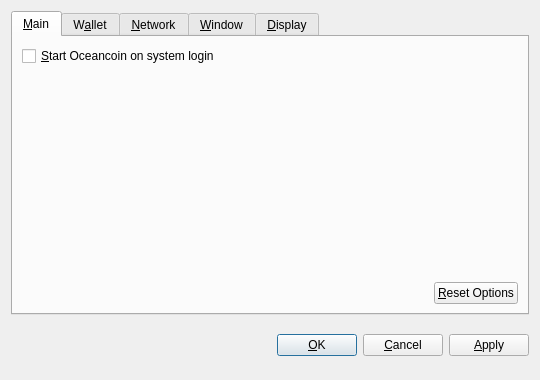
<?xml version="1.0" encoding="UTF-8"?>
<ui version="4.0">
 <class>OptionsDialog</class>
 <widget class="QDialog" name="OptionsDialog">
  <property name="geometry">
   <rect>
    <x>0</x>
    <y>0</y>
    <width>540</width>
    <height>380</height>
   </rect>
  </property>
  <property name="windowTitle">
   <string>Options</string>
  </property>
  <property name="modal">
   <bool>true</bool>
  </property>
  <layout class="QVBoxLayout" name="verticalLayout">
   <item>
    <widget class="QTabWidget" name="tabWidget">
     <property name="tabPosition">
      <enum>QTabWidget::North</enum>
     </property>
     <property name="currentIndex">
      <number>0</number>
     </property>
     <widget class="QWidget" name="tabMain">
      <attribute name="title">
       <string>&amp;Main</string>
      </attribute>
      <layout class="QVBoxLayout" name="verticalLayout_Main">
       <item>
        <widget class="QCheckBox" name="bitcoinAtStartup">
         <property name="toolTip">
          <string>Automatically start Oceancoin after logging in to the system.</string>
         </property>
         <property name="text">
          <string>&amp;Start Oceancoin on system login</string>
         </property>
        </widget>
       </item>
       <item>
        <spacer name="verticalSpacer_Main">
         <property name="orientation">
          <enum>Qt::Vertical</enum>
         </property>
         <property name="sizeHint" stdset="0">
          <size>
           <width>20</width>
           <height>40</height>
          </size>
         </property>
        </spacer>
       </item>
       <item>
        <layout class="QHBoxLayout" name="horizontalLayout_2_Main">
         <item>
          <spacer name="horizontalSpacer_2_Main">
           <property name="orientation">
            <enum>Qt::Horizontal</enum>
           </property>
           <property name="sizeHint" stdset="0">
            <size>
             <width>40</width>
             <height>20</height>
            </size>
           </property>
          </spacer>
         </item>
         <item>
          <widget class="QPushButton" name="resetButton">
           <property name="toolTip">
            <string>Reset all client options to default.</string>
           </property>
           <property name="text">
            <string>&amp;Reset Options</string>
           </property>
           <property name="autoDefault">
            <bool>false</bool>
           </property>
          </widget>
         </item>
        </layout>
       </item>
      </layout>
     </widget>
     <widget class="QWidget" name="tabWallet">
      <attribute name="title">
       <string>W&amp;allet</string>
      </attribute>
      <layout class="QVBoxLayout" name="verticalLayout_Network">
       <item>
        <widget class="QLabel" name="transactionFeeInfoLabel">
         <property name="text">
          <string>Optional transaction fee per kB that helps make sure your transactions are processed quickly. Most transactions are 1 kB.</string>
         </property>
         <property name="textFormat">
          <enum>Qt::PlainText</enum>
         </property>
         <property name="wordWrap">
          <bool>true</bool>
         </property>
        </widget>
       </item>
       <item>
        <layout class="QHBoxLayout" name="horizontalLayout_1_Main">
         <item>
          <widget class="QLabel" name="transactionFeeLabel">
           <property name="text">
            <string>Pay transaction &amp;fee</string>
           </property>
           <property name="textFormat">
            <enum>Qt::PlainText</enum>
           </property>
           <property name="buddy">
            <cstring>transactionFee</cstring>
           </property>
          </widget>
         </item>
         <item>
          <widget class="BitcoinAmountField" name="transactionFee"/>
         </item>
         <item>
          <spacer name="horizontalSpacer_1_Main">
           <property name="orientation">
            <enum>Qt::Horizontal</enum>
           </property>
           <property name="sizeHint" stdset="0">
            <size>
             <width>40</width>
             <height>20</height>
            </size>
           </property>
          </spacer>
         </item>
        </layout>
       </item>
       <item>
        <widget class="QLabel" name="label">
         <property name="text">
          <string>If you disable the spending of unconfirmed change, the change from a transaction cannot be used until that transaction has at least one confirmation. This also affects how your balance is computed.</string>
         </property>
         <property name="wordWrap">
          <bool>true</bool>
         </property>
        </widget>
       </item>
       <item>
        <widget class="QCheckBox" name="spendZeroConfChange">
         <property name="text">
          <string>Spend unconfirmed change  (experts only)</string>
         </property>
        </widget>
       </item>
       <item>
        <spacer name="verticalSpacer">
         <property name="orientation">
          <enum>Qt::Vertical</enum>
         </property>
         <property name="sizeHint" stdset="0">
          <size>
           <width>20</width>
           <height>40</height>
          </size>
         </property>
        </spacer>
       </item>
      </layout>
     </widget>
     <widget class="QWidget" name="tabNetwork">
      <attribute name="title">
       <string>&amp;Network</string>
      </attribute>
      <layout class="QVBoxLayout" name="verticalLayout_Network">
       <item>
        <widget class="QCheckBox" name="mapPortUpnp">
         <property name="toolTip">
          <string>Automatically open the Oceancoin client port on the router. This only works when your router supports UPnP and it is enabled.</string>
         </property>
         <property name="text">
          <string>Map port using &amp;UPnP</string>
         </property>
        </widget>
       </item>
       <item>
        <widget class="QCheckBox" name="connectSocks">
         <property name="toolTip">
          <string>Connect to the Oceancoin network through a SOCKS proxy (e.g. when connecting through Tor).</string>
         </property>
         <property name="text">
          <string>&amp;Connect through SOCKS proxy:</string>
         </property>
        </widget>
       </item>
       <item>
        <layout class="QHBoxLayout" name="horizontalLayout_Network">
         <item>
          <widget class="QLabel" name="proxyIpLabel">
           <property name="text">
            <string>Proxy &amp;IP:</string>
           </property>
           <property name="textFormat">
            <enum>Qt::PlainText</enum>
           </property>
           <property name="buddy">
            <cstring>proxyIp</cstring>
           </property>
          </widget>
         </item>
         <item>
          <widget class="QValidatedLineEdit" name="proxyIp">
           <property name="maximumSize">
            <size>
             <width>140</width>
             <height>16777215</height>
            </size>
           </property>
           <property name="toolTip">
            <string>IP address of the proxy (e.g. 127.0.0.1)</string>
           </property>
          </widget>
         </item>
         <item>
          <widget class="QLabel" name="proxyPortLabel">
           <property name="text">
            <string>&amp;Port:</string>
           </property>
           <property name="textFormat">
            <enum>Qt::PlainText</enum>
           </property>
           <property name="buddy">
            <cstring>proxyPort</cstring>
           </property>
          </widget>
         </item>
         <item>
          <widget class="QLineEdit" name="proxyPort">
           <property name="maximumSize">
            <size>
             <width>55</width>
             <height>16777215</height>
            </size>
           </property>
           <property name="toolTip">
            <string>Port of the proxy (e.g. 9050)</string>
           </property>
          </widget>
         </item>
         <item>
          <widget class="QLabel" name="socksVersionLabel">
           <property name="text">
            <string>SOCKS &amp;Version:</string>
           </property>
           <property name="textFormat">
            <enum>Qt::PlainText</enum>
           </property>
           <property name="buddy">
            <cstring>socksVersion</cstring>
           </property>
          </widget>
         </item>
         <item>
          <widget class="QValueComboBox" name="socksVersion">
           <property name="toolTip">
            <string>SOCKS version of the proxy (e.g. 5)</string>
           </property>
          </widget>
         </item>
         <item>
          <spacer name="horizontalSpacer_Network">
           <property name="orientation">
            <enum>Qt::Horizontal</enum>
           </property>
           <property name="sizeHint" stdset="0">
            <size>
             <width>40</width>
             <height>20</height>
            </size>
           </property>
          </spacer>
         </item>
        </layout>
       </item>
       <item>
        <spacer name="verticalSpacer_Network">
         <property name="orientation">
          <enum>Qt::Vertical</enum>
         </property>
         <property name="sizeHint" stdset="0">
          <size>
           <width>20</width>
           <height>40</height>
          </size>
         </property>
        </spacer>
       </item>
      </layout>
     </widget>
     <widget class="QWidget" name="tabWindow">
      <attribute name="title">
       <string>&amp;Window</string>
      </attribute>
      <layout class="QVBoxLayout" name="verticalLayout_Window">
       <item>
        <widget class="QCheckBox" name="minimizeToTray">
         <property name="toolTip">
          <string>Show only a tray icon after minimizing the window.</string>
         </property>
         <property name="text">
          <string>&amp;Minimize to the tray instead of the taskbar</string>
         </property>
        </widget>
       </item>
       <item>
        <widget class="QCheckBox" name="minimizeOnClose">
         <property name="toolTip">
          <string>Minimize instead of exit the application when the window is closed. When this option is enabled, the application will be closed only after selecting Quit in the menu.</string>
         </property>
         <property name="text">
          <string>M&amp;inimize on close</string>
         </property>
        </widget>
       </item>
       <item>
        <spacer name="verticalSpacer_Window">
         <property name="orientation">
          <enum>Qt::Vertical</enum>
         </property>
         <property name="sizeHint" stdset="0">
          <size>
           <width>20</width>
           <height>40</height>
          </size>
         </property>
        </spacer>
       </item>
      </layout>
     </widget>
     <widget class="QWidget" name="tabDisplay">
      <attribute name="title">
       <string>&amp;Display</string>
      </attribute>
      <layout class="QVBoxLayout" name="verticalLayout_Display">
       <item>
        <layout class="QHBoxLayout" name="horizontalLayout_1_Display">
         <item>
          <widget class="QLabel" name="langLabel">
           <property name="text">
            <string>User Interface &amp;language:</string>
           </property>
           <property name="textFormat">
            <enum>Qt::PlainText</enum>
           </property>
           <property name="buddy">
            <cstring>lang</cstring>
           </property>
          </widget>
         </item>
         <item>
          <widget class="QValueComboBox" name="lang">
           <property name="toolTip">
            <string>The user interface language can be set here. This setting will take effect after restarting Oceancoin.</string>
           </property>
          </widget>
         </item>
        </layout>
       </item>
       <item>
        <layout class="QHBoxLayout" name="horizontalLayout_2_Display">
         <item>
          <widget class="QLabel" name="unitLabel">
           <property name="text">
            <string>&amp;Unit to show amounts in:</string>
           </property>
           <property name="textFormat">
            <enum>Qt::PlainText</enum>
           </property>
           <property name="buddy">
            <cstring>unit</cstring>
           </property>
          </widget>
         </item>
         <item>
          <widget class="QValueComboBox" name="unit">
           <property name="toolTip">
            <string>Choose the default subdivision unit to show in the interface and when sending coins.</string>
           </property>
          </widget>
         </item>
        </layout>
       </item>
       <item>
        <widget class="QCheckBox" name="displayAddresses">
         <property name="toolTip">
          <string>Whether to show Oceancoin addresses in the transaction list or not.</string>
         </property>
         <property name="text">
          <string>&amp;Display addresses in transaction list</string>
         </property>
        </widget>
       </item>
       <item>
        <widget class="QCheckBox" name="coinControlFeatures">
         <property name="toolTip">
          <string>Whether to show coin control features or not.</string>
         </property>
         <property name="text">
          <string>Display coin &amp;control features (experts only!)</string>
         </property>
        </widget>
       </item>
       <item>
        <spacer name="verticalSpacer_Display">
         <property name="orientation">
          <enum>Qt::Vertical</enum>
         </property>
         <property name="sizeHint" stdset="0">
          <size>
           <width>20</width>
           <height>40</height>
          </size>
         </property>
        </spacer>
       </item>
      </layout>
     </widget>
    </widget>
   </item>
   <item>
    <layout class="QHBoxLayout" name="horizontalLayout_Buttons">
     <item>
      <spacer name="horizontalSpacer_1">
       <property name="orientation">
        <enum>Qt::Horizontal</enum>
       </property>
       <property name="sizeHint" stdset="0">
        <size>
         <width>40</width>
         <height>48</height>
        </size>
       </property>
      </spacer>
     </item>
     <item>
      <widget class="QLabel" name="statusLabel">
       <property name="font">
        <font>
         <weight>75</weight>
         <bold>true</bold>
        </font>
       </property>
       <property name="text">
        <string/>
       </property>
       <property name="textFormat">
        <enum>Qt::PlainText</enum>
       </property>
       <property name="wordWrap">
        <bool>true</bool>
       </property>
      </widget>
     </item>
     <item>
      <spacer name="horizontalSpacer_2">
       <property name="orientation">
        <enum>Qt::Horizontal</enum>
       </property>
       <property name="sizeHint" stdset="0">
        <size>
         <width>40</width>
         <height>48</height>
        </size>
       </property>
      </spacer>
     </item>
     <item>
      <widget class="QPushButton" name="okButton">
       <property name="text">
        <string>&amp;OK</string>
       </property>
      </widget>
     </item>
     <item>
      <widget class="QPushButton" name="cancelButton">
       <property name="text">
        <string>&amp;Cancel</string>
       </property>
       <property name="autoDefault">
        <bool>false</bool>
       </property>
      </widget>
     </item>
     <item>
      <widget class="QPushButton" name="applyButton">
       <property name="text">
        <string>&amp;Apply</string>
       </property>
       <property name="autoDefault">
        <bool>false</bool>
       </property>
      </widget>
     </item>
    </layout>
   </item>
  </layout>
 </widget>
 <customwidgets>
  <customwidget>
   <class>BitcoinAmountField</class>
   <extends>QSpinBox</extends>
   <header>bitcoinamountfield.h</header>
  </customwidget>
  <customwidget>
   <class>QValueComboBox</class>
   <extends>QComboBox</extends>
   <header>qvaluecombobox.h</header>
  </customwidget>
  <customwidget>
   <class>QValidatedLineEdit</class>
   <extends>QLineEdit</extends>
   <header>qvalidatedlineedit.h</header>
  </customwidget>
 </customwidgets>
 <resources/>
 <connections/>
</ui>
